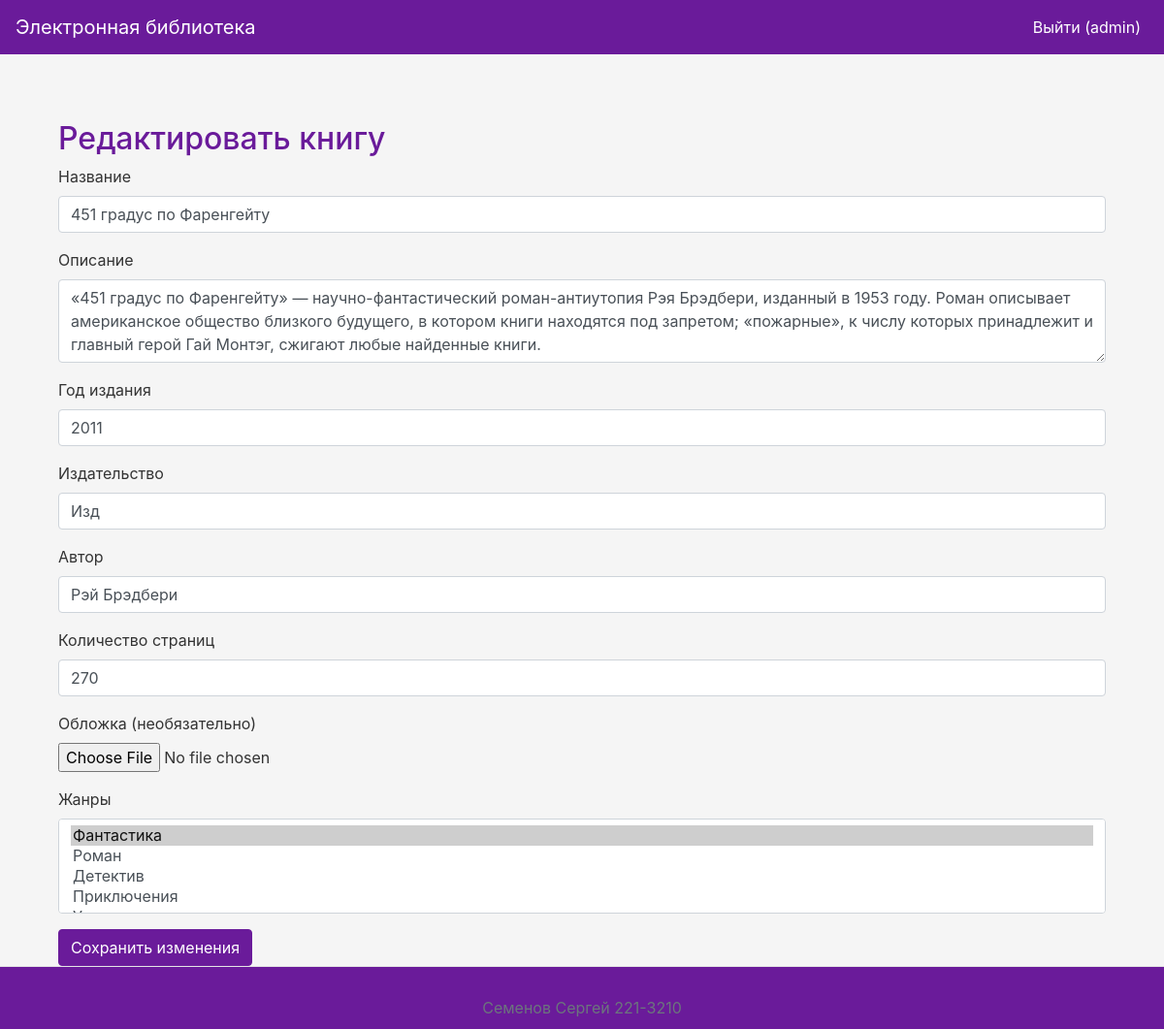
Screenshot of /edit/10 (signed in) with the database file from the repository.
### app.py (models this page shows, shortened)
class User(db.Model, UserMixin):
    id = db.Column(db.Integer, primary_key=True)
    username = db.Column(db.String(255), unique=True, nullable=False)
    password_hash = db.Column(db.String(255), nullable=False)
    last_name = db.Column(db.String(255), nullable=False)
    first_name = db.Column(db.String(255), nullable=False)
    middle_name = db.Column(db.String(255))
    role_id = db.Column(db.Integer, db.ForeignKey('role.id'), nullable=False)
    reviews = db.relationship('Review', backref='user', lazy=True)

class Book(db.Model):
    id = db.Column(db.Integer, primary_key=True)
    title = db.Column(db.String(255), nullable=False)
    description = db.Column(db.Text, nullable=False)
    year = db.Column(db.Integer, nullable=False)
    publisher = db.Column(db.String(255), nullable=False)
    author = db.Column(db.String(255), nullable=False)
    pages = db.Column(db.Integer, nullable=False)
    cover_id = db.Column(db.Integer, db.ForeignKey('cover.id'), nullable=True)
    genres = db.relationship('Genre', secondary='book_genre', back_populates='books')
    reviews = db.relationship('Review', backref='book', lazy=True)

### app.py (the view, shortened to what this page needs)
@app.route('/edit/<int:book_id>', methods=['GET', 'POST'])
@login_required
def edit_book(book_id):
    book = Book.query.get_or_404(book_id)
    if current_user.role.name not in ['Администратор', 'Модератор']:
        flash('У вас недостаточно прав для выполнения данного действия.', 'danger')
        return redirect(url_for('index'))
    genres = Genre.query.all()
    return render_template('edit_book.html', book=book, genres=genres)

### app.py (called while the page is built)
@login_manager.user_loader
def load_user(user_id):
    return User.query.get(int(user_id))

### templates/edit_book.html
{% extends "base.html" %}
{% block content %}
<div class="container mt-5">
    <h2>Редактировать книгу</h2>
    <form method="POST" enctype="multipart/form-data">
        <div class="form-group">
            <label for="title">Название</label>
            <input type="text" class="form-control" id="title" name="title" value="{{ book.title }}" required>
        </div>
        <div class="form-group">
            <label for="description">Описание</label>
            <textarea class="form-control" id="description" name="description" rows="3" required>{{ book.description }}</textarea>
        </div>
        <div class="form-group">
            <label for="year">Год издания</label>
            <input type="number" class="form-control" id="year" name="year" value="{{ book.year }}" required>
        </div>
        <div class="form-group">
            <label for="publisher">Издательство</label>
            <input type="text" class="form-control" id="publisher" name="publisher" value="{{ book.publisher }}" required>
        </div>
        <div class="form-group">
            <label for="author">Автор</label>
            <input type="text" class="form-control" id="author" name="author" value="{{ book.author }}" required>
        </div>
        <div class="form-group">
            <label for="pages">Количество страниц</label>
            <input type="number" class="form-control" id="pages" name="pages" value="{{ book.pages }}" required>
        </div>
        <div class="form-group">
            <label for="cover">Обложка (необязательно)</label>
            <input type="file" class="form-control-file" id="cover" name="cover">
        </div>
        <div class="form-group">
            <label for="genres">Жанры</label>
            <select multiple class="form-control" id="genres" name="genres">
                {% for genre in genres %}
                <option value="{{ genre.id }}" {% if genre in book.genres %}selected{% endif %}>{{ genre.name }}</option>
                {% endfor %}
            </select>
        </div>
        <button type="submit" class="btn btn-primary">Сохранить изменения</button>
    </form>
</div>
{% endblock %}

### templates/base.html (shortened to what this page needs)
<!DOCTYPE html>
<html lang="ru">
<head>
    <link rel="stylesheet" href="https://stackpath.bootstrapcdn.com/bootstrap/4.5.2/css/bootstrap.min.css">
    <link rel="stylesheet" href="{{ url_for('static', filename='styles.css') }}">
</head>
<body>
<nav class="navbar navbar-expand-lg navbar-dark bg-dark">
    <a class="navbar-brand" href="{{ url_for('index') }}">Электронная библиотека</a>
    <div class="collapse navbar-collapse" id="navbarNav">
        <ul class="navbar-nav ml-auto">
            {% if current_user.is_authenticated %}
                <li class="nav-item">
                    <a class="nav-link" href="{{ url_for('logout') }}">Выйти ({{ current_user.username }})</a>
                </li>
            {% endif %}
        </ul>
    </div>
</nav>
<div class="container">
    {% block content %}{% endblock %}
</div>
<footer class="footer">
    <div class="container">
        <span class="text-muted">Семенов Сергей 221-3210</span>
    </div>
</footer>
</body>
</html>

### static/styles.css (style rules this page uses)
body { background-color: #f5f5f5; color: #333; display: flex; flex-direction: column; min-height: 100vh; }
.navbar { background-color: #6a1b9a !important; }
.navbar-brand, .nav-link { color: #ffffff !important; }
.container { margin-top: 20px; flex: 1; }
.btn-primary { background-color: #6a1b9a; border-color: #6a1b9a; }
h1, h2 { color: #6a1b9a; }
.footer { background-color: #6a1b9a; color: #ffffff; padding: 10px 0; text-align: center; border-top: 1px solid #e5e5e5; }

### rows the page displays
User: username "admin"
Book: title "451 градус по Фаренгейту", description "«451 градус по Фаренгейту» — научно-фантастический роман-антиутопия Рэя Брэдбери, изданный в 1953 году. Роман описывает американское общество близкого будущего, в котором книги находятся под запретом; «пожарные», к числу которых принадлежит и главный герой Гай Монтэг, сжигают любые найденные книги.", year "2011", publisher "Изд", author "Рэй Брэдбери", pages "270"

### other values shown
form field genres "Фантастика ☑ / Роман / Детектив / Приключения"
